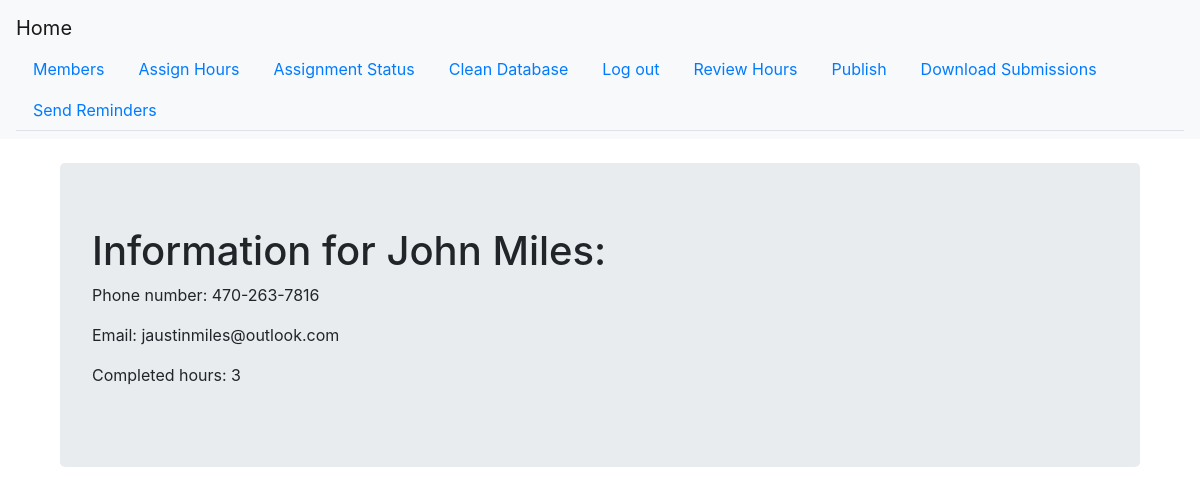
Page /member/1 (signed in) on the committed database.
### app.py (models this page shows, shortened)
class Member(db.Model):
    id = db.Column(db.Integer, primary_key=True)
    first = db.Column(db.Text)
    last = db.Column(db.Text)
    phone = db.Column(db.Text)
    email = db.Column(db.Text)
    status = db.Column(db.Text)
    active = db.Column(db.Boolean)
    hours = db.Column(db.Integer)
    assigned = db.Column(db.Boolean)
    skips = db.Column(db.Integer)

### app.py (the view)
@app.route('/member/<identifier>')
@login_required
def member_page(identifier):
    member = Member.query.get(identifier)
    return render_template('member_page.html', member=member)

### app.py (called while the page is built)
@login_manager.user_loader
def load_user(user_id):
    return User.query.get(user_id)

### templates/member_page.html
{% extends "base.html" %}
{% block content %}
    <br>
    <div class="jumbotron" style="margin-right: 5%; margin-left: 5%">
        <h1>Information for {{ member.first + ' ' + member.last}}:</h1>
        <p>Phone number: {{ member.phone }}</p>
        <p>Email: {{ member.email }}</p>
        <p>Completed hours: {{ member.hours }}</p>
    </div>
{% endblock %}

### templates/base.html (shortened to what this page needs)
<!DOCTYPE html>
<html lang="en">
<head>
    <link rel="stylesheet" href="https://stackpath.bootstrapcdn.com/bootstrap/4.3.1/css/bootstrap.min.css">
</head>
<body>
<nav class="navbar navbar-light bg-light">
    <a class="navbar-brand" href="{{ url_for('index')}}">Home</a>
    {% if current_user.is_authenticated %}
        <ul class="nav nav-tabs">
            <li class="nav-item">
                <a class="nav-link" href="{{ url_for('members')}}">Members<span class="sr-only">(current)</span></a>
            </li>
            <li class="nav-item">
                <a class="nav-link" href="{{ url_for('assignment')}}">Assign Hours<span class="sr-only">(current)</span></a>
            </li>
            <li class="nav-item">
                <a class="nav-link" href="{{ url_for('assignment_status')}}">Assignment Status<span class="sr-only">(current)</span></a>
            </li>
            <li class="nav-item">
                <a class="nav-link" href="{{ url_for('delete')}}">Clean Database<span class="sr-only">(current)</span></a>
            </li>
            <li class="nav-item">
                <a class="nav-link" href="{{ url_for('logout') }}">Log out<span class="sr-only">(current)</span></a>
            </li>
            <li class="nav-item">
                <a class="nav-link" href="{{ url_for('review_main') }}">Review Hours<span class="sr-only">(current)</span></a>
            </li>
            <li class="nav-item">
                <a class="nav-link" href="{{ url_for('publish') }}">Publish<span class="sr-only">(current)</span></a>
            </li>
            <li class="nav-item">
                <a class="nav-link" href="{{ url_for('download_submissions') }}">Download Submissions<span class="sr-only">(current)</span></a>
            </li>
            <li class="nav-item">
                <a class="nav-link" href="{{ url_for('send_reminders') }}">Send Reminders<span class="sr-only">(current)</span></a>
            </li>
        </ul>
    {% endif %}
</nav>
{% block content %}
{% endblock %}
</body>
</html>

### rows in the picture
Member: first+last "John Miles", phone "470-263-7816", email "jaustinmiles@outlook.com", hours "3"
